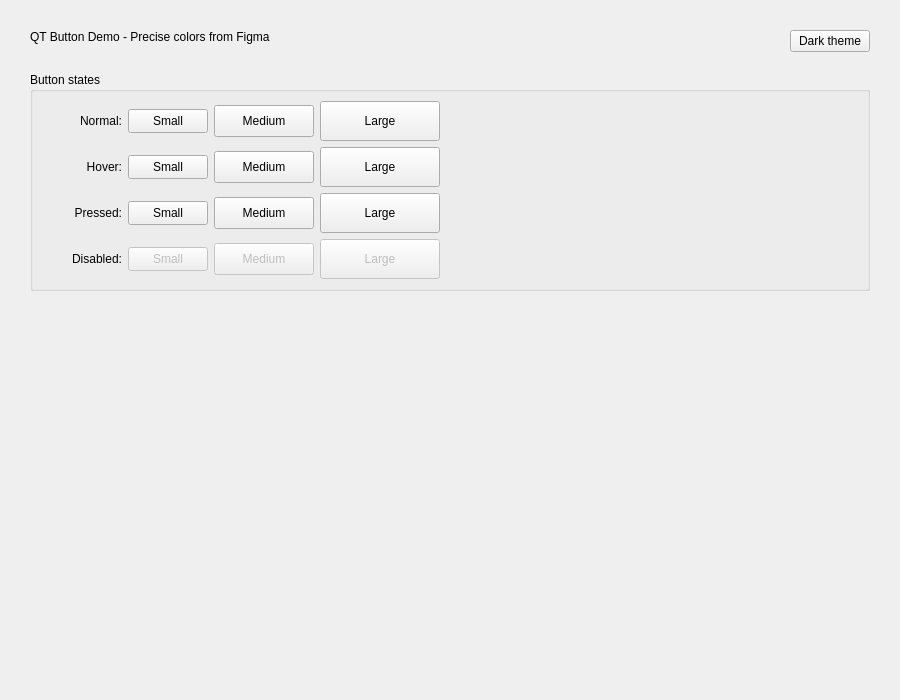
<?xml version="1.0" encoding="UTF-8"?>
<ui version="4.0">
 <class>ButtonDemoWindow</class>
 <widget class="QMainWindow" name="ButtonDemoWindow">
  <property name="geometry">
   <rect>
    <x>0</x>
    <y>0</y>
    <width>900</width>
    <height>700</height>
   </rect>
  </property>
  <property name="sizePolicy">
   <sizepolicy hsizetype="Fixed" vsizetype="Fixed">
    <horstretch>0</horstretch>
    <verstretch>0</verstretch>
   </sizepolicy>
  </property>
  <property name="minimumSize">
   <size>
    <width>900</width>
    <height>700</height>
   </size>
  </property>
  <property name="maximumSize">
   <size>
    <width>900</width>
    <height>700</height>
   </size>
  </property>
  <property name="windowTitle">
   <string>🎨 QT Button Demo - Precise colors from Figma frames</string>
  </property>
  <widget class="QWidget" name="centralWidget">
   <layout class="QVBoxLayout" name="mainLayout">
    <property name="spacing">
     <number>20</number>
    </property>
    <property name="leftMargin">
     <number>30</number>
    </property>
    <property name="topMargin">
     <number>30</number>
    </property>
    <property name="rightMargin">
     <number>30</number>
    </property>
    <property name="bottomMargin">
     <number>30</number>
    </property>
    <item>
     <layout class="QHBoxLayout" name="headerLayout">
      <item>
       <widget class="QLabel" name="titleLabel">
        <property name="text">
         <string>QT Button Demo - Precise colors from Figma</string>
        </property>
        <property name="alignment">
         <set>Qt::AlignLeft</set>
        </property>
       </widget>
      </item>
      <item>
       <spacer name="headerSpacer">
        <property name="orientation">
         <enum>Qt::Horizontal</enum>
        </property>
        <property name="sizeHint" stdset="0">
         <size>
          <width>40</width>
          <height>20</height>
         </size>
        </property>
       </spacer>
      </item>
      <item>
       <widget class="QPushButton" name="themeButton">
        <property name="text">
         <string>Dark theme</string>
        </property>
       </widget>
      </item>
     </layout>
    </item>
    <item>
     <widget class="QGroupBox" name="mainGroup">
      <property name="title">
       <string>Button states</string>
      </property>
      <layout class="QVBoxLayout" name="mainGroupLayout">
       <item>
        <layout class="QHBoxLayout" name="row1Layout">
         <item>
          <widget class="QLabel" name="normalLabel">
           <property name="minimumSize">
            <size>
             <width>80</width>
             <height>0</height>
            </size>
           </property>
           <property name="maximumSize">
            <size>
             <width>80</width>
             <height>16777215</height>
            </size>
           </property>
           <property name="text">
            <string>Normal:</string>
           </property>
           <property name="alignment">
            <set>Qt::AlignRight|Qt::AlignVCenter</set>
           </property>
          </widget>
         </item>
         <item>
          <widget class="QPushButton" name="smallButton">
           <property name="minimumSize">
            <size>
             <width>80</width>
             <height>24</height>
            </size>
           </property>
           <property name="maximumSize">
            <size>
             <width>80</width>
             <height>24</height>
            </size>
           </property>
           <property name="text">
            <string>Small</string>
           </property>
          </widget>
         </item>
         <item>
          <widget class="QPushButton" name="mediumButton">
           <property name="minimumSize">
            <size>
             <width>100</width>
             <height>32</height>
            </size>
           </property>
           <property name="maximumSize">
            <size>
             <width>100</width>
             <height>32</height>
            </size>
           </property>
           <property name="text">
            <string>Medium</string>
           </property>
          </widget>
         </item>
         <item>
          <widget class="QPushButton" name="largeButton">
           <property name="minimumSize">
            <size>
             <width>120</width>
             <height>40</height>
            </size>
           </property>
           <property name="maximumSize">
            <size>
             <width>120</width>
             <height>40</height>
            </size>
           </property>
           <property name="text">
            <string>Large</string>
           </property>
          </widget>
         </item>
         <item>
          <spacer name="row1Spacer">
           <property name="orientation">
            <enum>Qt::Horizontal</enum>
           </property>
           <property name="sizeHint" stdset="0">
            <size>
             <width>40</width>
             <height>20</height>
            </size>
           </property>
          </spacer>
         </item>
        </layout>
       </item>
       <item>
        <layout class="QHBoxLayout" name="row2Layout">
         <item>
          <widget class="QLabel" name="hoverLabel">
           <property name="minimumSize">
            <size>
             <width>80</width>
             <height>0</height>
            </size>
           </property>
           <property name="maximumSize">
            <size>
             <width>80</width>
             <height>16777215</height>
            </size>
           </property>
           <property name="text">
            <string>Hover:</string>
           </property>
           <property name="alignment">
            <set>Qt::AlignRight|Qt::AlignVCenter</set>
           </property>
          </widget>
         </item>
         <item>
          <widget class="QPushButton" name="smallHoverButton">
           <property name="minimumSize">
            <size>
             <width>80</width>
             <height>24</height>
            </size>
           </property>
           <property name="maximumSize">
            <size>
             <width>80</width>
             <height>24</height>
            </size>
           </property>
           <property name="text">
            <string>Small</string>
           </property>
          </widget>
         </item>
         <item>
          <widget class="QPushButton" name="mediumHoverButton">
           <property name="minimumSize">
            <size>
             <width>100</width>
             <height>32</height>
            </size>
           </property>
           <property name="maximumSize">
            <size>
             <width>100</width>
             <height>32</height>
            </size>
           </property>
           <property name="text">
            <string>Medium</string>
           </property>
          </widget>
         </item>
         <item>
          <widget class="QPushButton" name="largeHoverButton">
           <property name="minimumSize">
            <size>
             <width>120</width>
             <height>40</height>
            </size>
           </property>
           <property name="maximumSize">
            <size>
             <width>120</width>
             <height>40</height>
            </size>
           </property>
           <property name="text">
            <string>Large</string>
           </property>
          </widget>
         </item>
         <item>
          <spacer name="row2Spacer">
           <property name="orientation">
            <enum>Qt::Horizontal</enum>
           </property>
           <property name="sizeHint" stdset="0">
            <size>
             <width>40</width>
             <height>20</height>
            </size>
           </property>
          </spacer>
         </item>
        </layout>
       </item>
       <item>
        <layout class="QHBoxLayout" name="row3Layout">
         <item>
          <widget class="QLabel" name="pressedLabel">
           <property name="minimumSize">
            <size>
             <width>80</width>
             <height>0</height>
            </size>
           </property>
           <property name="maximumSize">
            <size>
             <width>80</width>
             <height>16777215</height>
            </size>
           </property>
           <property name="text">
            <string>Pressed:</string>
           </property>
           <property name="alignment">
            <set>Qt::AlignRight|Qt::AlignVCenter</set>
           </property>
          </widget>
         </item>
         <item>
          <widget class="QPushButton" name="smallPressedButton">
           <property name="minimumSize">
            <size>
             <width>80</width>
             <height>24</height>
            </size>
           </property>
           <property name="maximumSize">
            <size>
             <width>80</width>
             <height>24</height>
            </size>
           </property>
           <property name="text">
            <string>Small</string>
           </property>
          </widget>
         </item>
         <item>
          <widget class="QPushButton" name="mediumPressedButton">
           <property name="minimumSize">
            <size>
             <width>100</width>
             <height>32</height>
            </size>
           </property>
           <property name="maximumSize">
            <size>
             <width>100</width>
             <height>32</height>
            </size>
           </property>
           <property name="text">
            <string>Medium</string>
           </property>
          </widget>
         </item>
         <item>
          <widget class="QPushButton" name="largePressedButton">
           <property name="minimumSize">
            <size>
             <width>120</width>
             <height>40</height>
            </size>
           </property>
           <property name="maximumSize">
            <size>
             <width>120</width>
             <height>40</height>
            </size>
           </property>
           <property name="text">
            <string>Large</string>
           </property>
          </widget>
         </item>
         <item>
          <spacer name="row3Spacer">
           <property name="orientation">
            <enum>Qt::Horizontal</enum>
           </property>
           <property name="sizeHint" stdset="0">
            <size>
             <width>40</width>
             <height>20</height>
            </size>
           </property>
          </spacer>
         </item>
        </layout>
       </item>
       <item>
        <layout class="QHBoxLayout" name="row4Layout">
         <item>
          <widget class="QLabel" name="disabledLabel">
           <property name="minimumSize">
            <size>
             <width>80</width>
             <height>0</height>
            </size>
           </property>
           <property name="maximumSize">
            <size>
             <width>80</width>
             <height>16777215</height>
            </size>
           </property>
           <property name="text">
            <string>Disabled:</string>
           </property>
           <property name="alignment">
            <set>Qt::AlignRight|Qt::AlignVCenter</set>
           </property>
          </widget>
         </item>
         <item>
          <widget class="QPushButton" name="smallDisabledButton">
           <property name="enabled">
            <bool>false</bool>
           </property>
           <property name="minimumSize">
            <size>
             <width>80</width>
             <height>24</height>
            </size>
           </property>
           <property name="maximumSize">
            <size>
             <width>80</width>
             <height>24</height>
            </size>
           </property>
           <property name="text">
            <string>Small</string>
           </property>
          </widget>
         </item>
         <item>
          <widget class="QPushButton" name="mediumDisabledButton">
           <property name="enabled">
            <bool>false</bool>
           </property>
           <property name="minimumSize">
            <size>
             <width>100</width>
             <height>32</height>
            </size>
           </property>
           <property name="maximumSize">
            <size>
             <width>100</width>
             <height>32</height>
            </size>
           </property>
           <property name="text">
            <string>Medium</string>
           </property>
          </widget>
         </item>
         <item>
          <widget class="QPushButton" name="largeDisabledButton">
           <property name="enabled">
            <bool>false</bool>
           </property>
           <property name="minimumSize">
            <size>
             <width>120</width>
             <height>40</height>
            </size>
           </property>
           <property name="maximumSize">
            <size>
             <width>120</width>
             <height>40</height>
            </size>
           </property>
           <property name="text">
            <string>Large</string>
           </property>
          </widget>
         </item>
         <item>
          <spacer name="row4Spacer">
           <property name="orientation">
            <enum>Qt::Horizontal</enum>
           </property>
           <property name="sizeHint" stdset="0">
            <size>
             <width>40</width>
             <height>20</height>
            </size>
           </property>
          </spacer>
         </item>
        </layout>
       </item>
      </layout>
     </widget>
    </item>
    <item>
     <spacer name="mainSpacer">
      <property name="orientation">
       <enum>Qt::Vertical</enum>
      </property>
      <property name="sizeHint" stdset="0">
       <size>
        <width>20</width>
        <height>40</height>
       </size>
      </property>
     </spacer>
    </item>
   </layout>
  </widget>
 </widget>
 <resources/>
 <connections/>
</ui>
